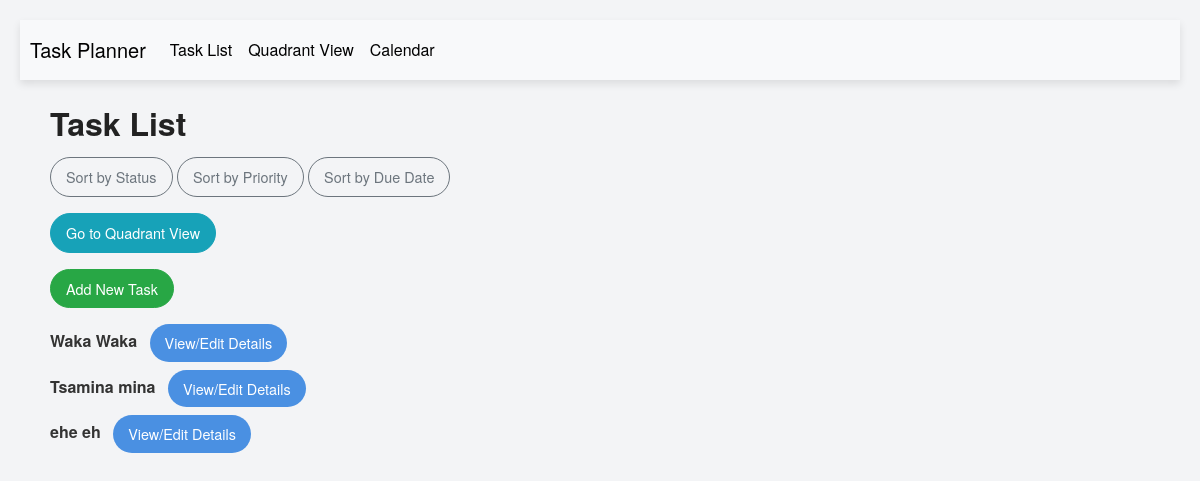
The page / on the database its author committed.
### app/models.py (models this page shows, shortened)
class Task(db.Model):
    __tablename__ = 'task'
    id = db.Column(db.Integer, primary_key=True)
    title = db.Column(db.String(100), nullable=False)  # Task title (required)
    description = db.Column(db.String(500))  # Optional description
    due_date = db.Column(db.DateTime, nullable=True)  # Optional due date
    estimated_time = db.Column(db.Integer, nullable=True)  # Optional duration in minutes
    priority = db.Column(db.Integer, CheckConstraint('priority BETWEEN 1 AND 5'), nullable=True)  # 1 to 5
    status = db.Column(db.Enum("to do", "doing", "done"), default="to do", nullable=False)  # Default: 'to do'
    reminder = db.Column(db.DateTime, nullable=True)  # Optional reminder time
    created_at = db.Column(db.DateTime, default=datetime.utcnow)  # Created timestamp
    updated_at = db.Column(db.DateTime, onupdate=datetime.utcnow)  # Updated timestamp
    user_id = db.Column(db.Integer, db.ForeignKey('user.id'))  # Foreign key to User
    user = db.relationship('User', back_populates='tasks')  # Relationship to User
    quadrant = db.Column(db.String(50), nullable=True)
    calendar_date = db.Column(db.Date, nullable=True)  # Specific date for the task
    start_time = db.Column(db.Time, nullable=True)  # Start time on the calendar
    duration_minutes = db.Column(db.Integer, nullable=True)  # Duration in minutes
    assigned_day = db.Column(db.Integer, nullable=True)  # Day of the week (0 for Monday, 6 for Sunday)
    assigned_hour = db.Column(db.Integer, nullable=True)  # Hour of the day (0 to 23)

### app/routes.py (the view)
@main.route('/')
def index():
    sort_by = request.args.get('sort_by')
    if sort_by == 'status':
        tasks = Task.query.order_by(Task.status).all()
    elif sort_by == 'priority':
        tasks = Task.query.order_by(Task.priority.desc()).all()  # High priority first
    elif sort_by == 'due_date':
        tasks = Task.query.order_by(Task.due_date).all()
    else:
        tasks = Task.query.all()  # Default sorting
    return render_template('index.html', tasks=tasks)

### app/templates/index.html (shortened to what this page needs)
{% extends 'layout.html' %}
{% block main %}
<div class="container">
    <h1 class="mt-4">Task List</h1>
    <div class="mb-3">
        <a href="{{ url_for('main.index', sort_by='status') }}" class="btn btn-outline-secondary btn-sm">Sort by Status</a>
        <a href="{{ url_for('main.index', sort_by='priority') }}" class="btn btn-outline-secondary btn-sm">Sort by Priority</a>
        <a href="{{ url_for('main.index', sort_by='due_date') }}" class="btn btn-outline-secondary btn-sm">Sort by Due Date</a>
    </div>
    <div class="mb-3">
        <a href="{{ url_for('main.quadrant_view') }}" class="btn btn-info">Go to Quadrant View</a>
    </div>
    <button type="button" class="btn btn-success mb-3" data-toggle="modal" data-target="#addTaskModal">
        Add New Task
    </button>
    <ul class="list-unstyled">
        {% for task in tasks %}
            <li class="mb-2">
                <strong>{{ task.title }}</strong>
                <button type="button" class="btn btn-primary btn-sm ml-2" data-toggle="modal" data-target="#taskModal{{ task.id }}">
                    View/Edit Details
                </button>
            </li>
        {% endfor %}
    </ul>
</div>
{% endblock %}

### app/static/css/styles.css (style rules this page uses)
body { font-family: 'Helvetica Neue', Arial, sans-serif; background-color: #f3f4f6; color: #333; margin: 0; padding: 20px; }
h1, h2, h3 { font-weight: 600; color: #222; margin-bottom: 15px; }
h1 { font-size: 2em; }
.btn { font-size: 0.9em; padding: 8px 15px; border-radius: 20px; }
.btn-primary { background-color: #4A90E2; border: none; }
.container { max-width: 1200px; margin: auto; }

### rows shown on the page
Task: title "Waka Waka"
Task: title "Tsamina mina"
Task: title "ehe eh"
